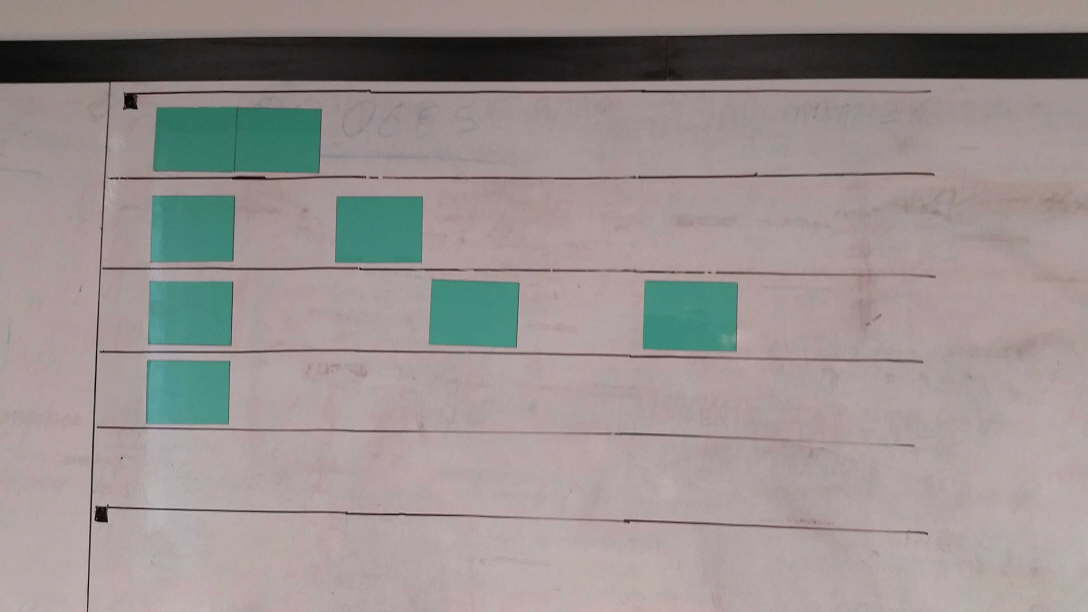
#> input picture a.jpg, 3264 x 1836 px (shown at 1/3 size)
$ python -i marek.py   (imports and definitions only)
#> lines starting #> are read from the running program, lines starting #| are printed output that depends on the picture; after the words box and inside, x2 and y2 are one past the last pixel; in counts of white or black regions, pixels touching at a corner belong together
from functools import reduce
from math import degrees, sin, cos
from time import time

from skimage import img_as_float
from skimage.io import imread
from skimage.color import rgb2hsv, label2rgb
from skimage.morphology import dilation, erosion, disk
from skimage.transform import ProjectiveTransform, resize, warp
from skimage.measure import label, regionprops
from numpy import logical_and, array
import matplotlib.pyplot as plt

from utils import make_colormap, show_images


class MarekSolution:
    WIDTH, HEIGHT = 1000, 500
    mini_selem = disk(3)
    selem = disk(6)

    COLOR_BLOCKS = {
        #'name': (hue_start, hue_end)
        'green': (0.4, 0.6),
        'yellow': (0.05, 0.18),
    }

    def __init__(self, filename, scale=None):
#> called with filename = 'a.jpg'
        img = imread(filename)
#> img is the input picture: shape (1836, 3264, 3); mean R, G, B 152.2, 144.4, 142.7
        if scale:
            h = img.shape[0] * scale
            w = img.shape[1] * scale
            img = resize(img, (w, h), anti_aliasing=True)
        self.img = img_as_float(img)
        self.hsv = rgb2hsv(self.img)
#> self.hsv: shape (1836, 3264, 3) float64; mean of channels 0, 1, 2 0.198, 0.122, 0.614

    def crop_image(self, debug=False, with_img=False):
        t0 = time()
        corners = self._find_corners()
        t1 = time()
        corner_points = self._get_positions_of_corners(corners)
        t2 = time()
        center_points = self._get_center_of_image(corner_points)
        t3 = time()

        if debug:
            print('find corners: %8.3f' % (t1 - t0))
            print('get positions of corners: %8.3f' % (t2 - t1))
            print('find center: %8.3f' % (t3 - t2))

            plt.figure(figsize=(20, 10))
            plt.imshow(label2rgb(corners, self.img))
            plt.plot([x for x,y in corner_points], [y for x,y in corner_points], '.w')
            plt.plot(center_points[0], center_points[1], '+w')
            plt.show()

        t4 = time()
        tform = self._make_transform_to_crop(corner_points, center_points)
        t5 = time()
        if with_img:
            self.crop_img = warp(self.img, tform, output_shape=(self.HEIGHT, self.WIDTH))
        self.crop_hsv = warp(self.hsv, tform, output_shape=(self.HEIGHT, self.WIDTH))
        t6 = time()

        if debug:
            print('make transform to crop: %8.3f' % (t5 - t4))
            print('crop and transform: %8.3f' % (t6 - t5))
            print('total: %8.3f' % (t3 - t0 + t6 - t4))


    # [58 lines left out: functions find_blocks, transform_blocks_to_json, not called in this run]

    def _find_corners(self):
        hsv = self.hsv
        h = hsv[:,:,0]
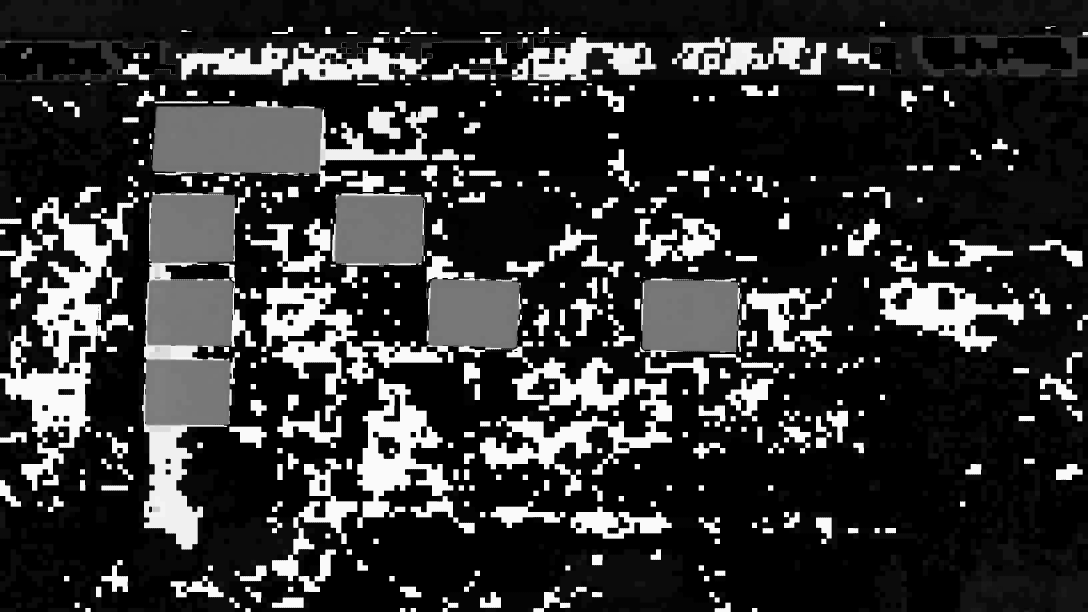
#> h: shape (1836, 3264) float64 (shown at 1/3 size); min 0, max 0.994, mean 0.198
        s = hsv[:,:,1]
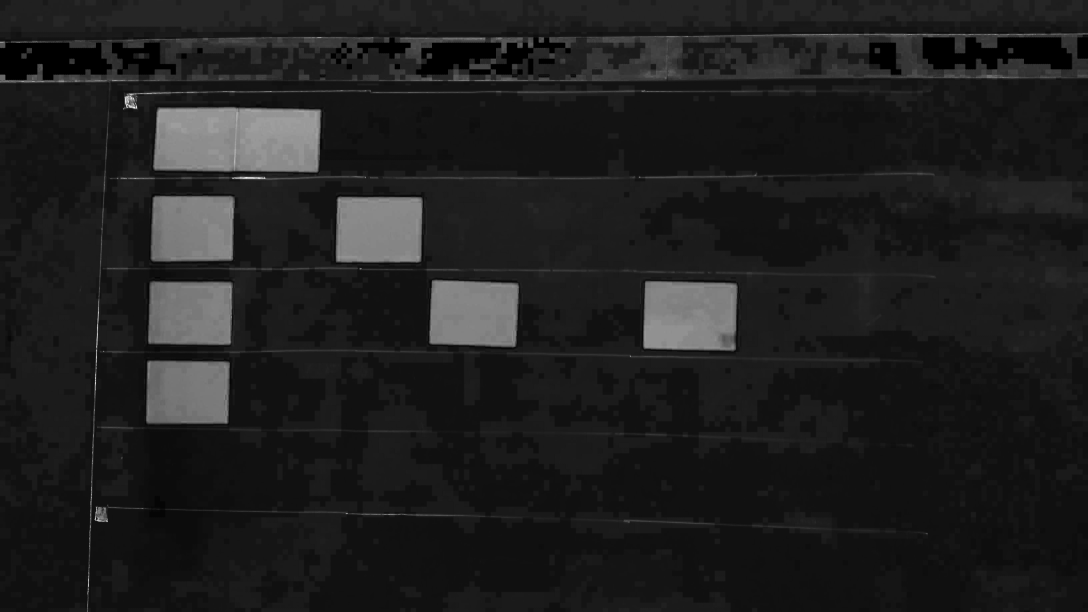
#> s: shape (1836, 3264) float64 (shown at 1/3 size); min 0, max 1, mean 0.122
        v = hsv[:,:,2]
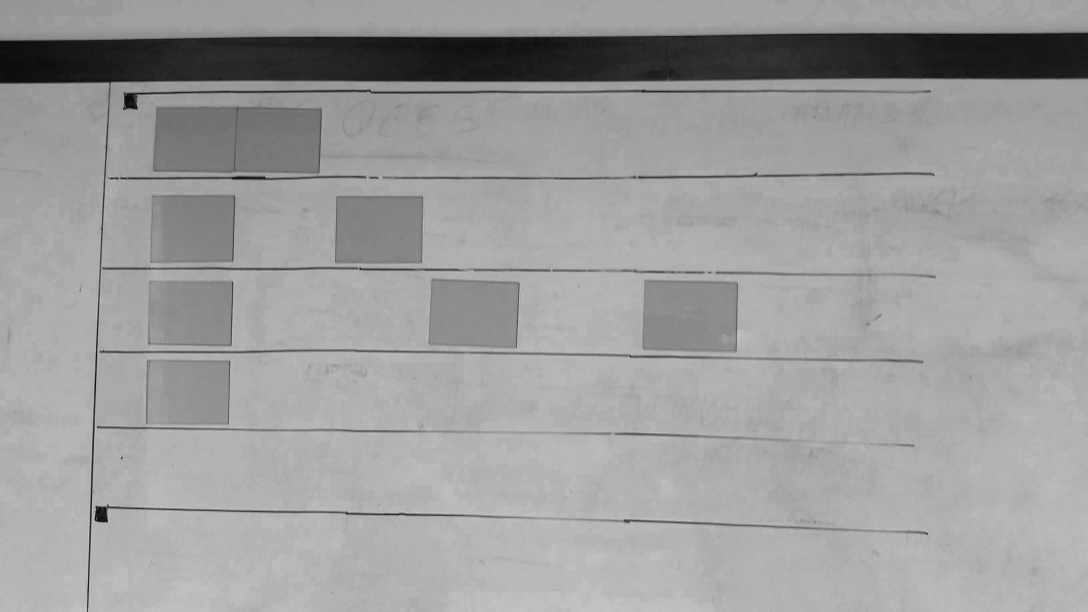
#> v: shape (1836, 3264) float64 (shown at 1/3 size); min 0.0157, max 0.827, mean 0.614

        corners_mask = logical_and(
            logical_and(s > 0.2, v > 0.3),
            logical_and(h > 0.8, h < 0.95),
        )
#> corners_mask: shape (1836, 3264) bool; every value is 0
        corners_mask = dilation(corners_mask, self.selem)
        corners = label(corners_mask)
#> corners: shape (1836, 3264) int32; every value is 0
        return corners

    def _get_positions_of_corners(self, corners):
        tmp_points = []
        for region in regionprops(corners):
            y, x = region.centroid
            tmp_points.append((x, y))
#> this loop made 0 passes
#> after the loop, tmp_points = []
#> (the run stopped early here; a loop or call above may not have finished)

$ run again, on b.jpg
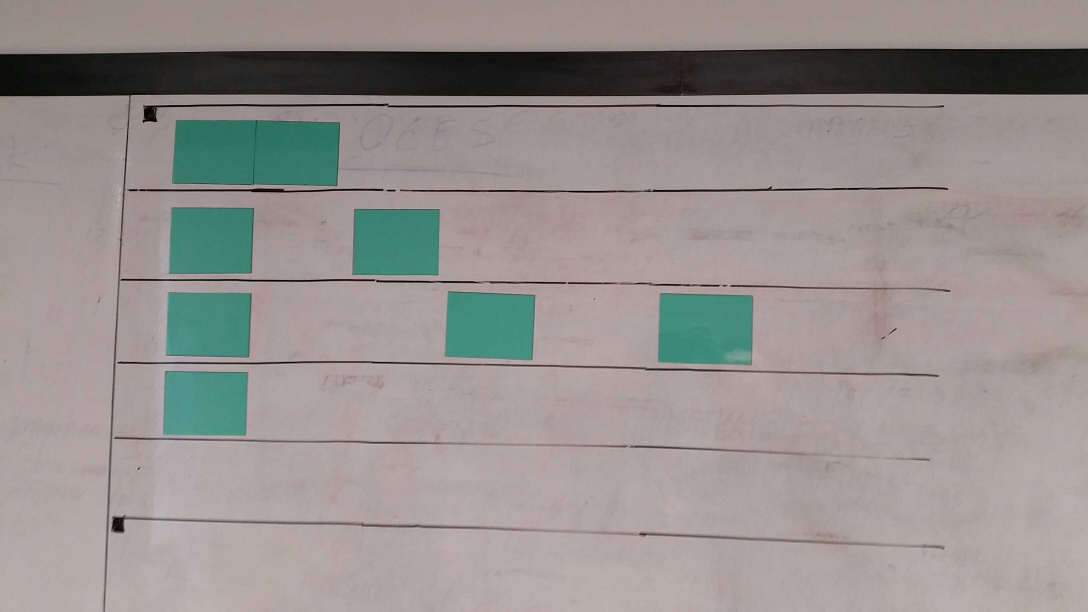
#> input picture b.jpg, 3264 x 1836 px (shown at 1/3 size)
#> in __init__, img is the input picture: shape (1836, 3264, 3); mean R, G, B 150.7, 144.2, 142
#> self.hsv: shape (1836, 3264, 3) float64; mean of channels 0, 1, 2 0.135, 0.122, 0.609
#> in _find_corners, `s = hsv[:,:,1]`:
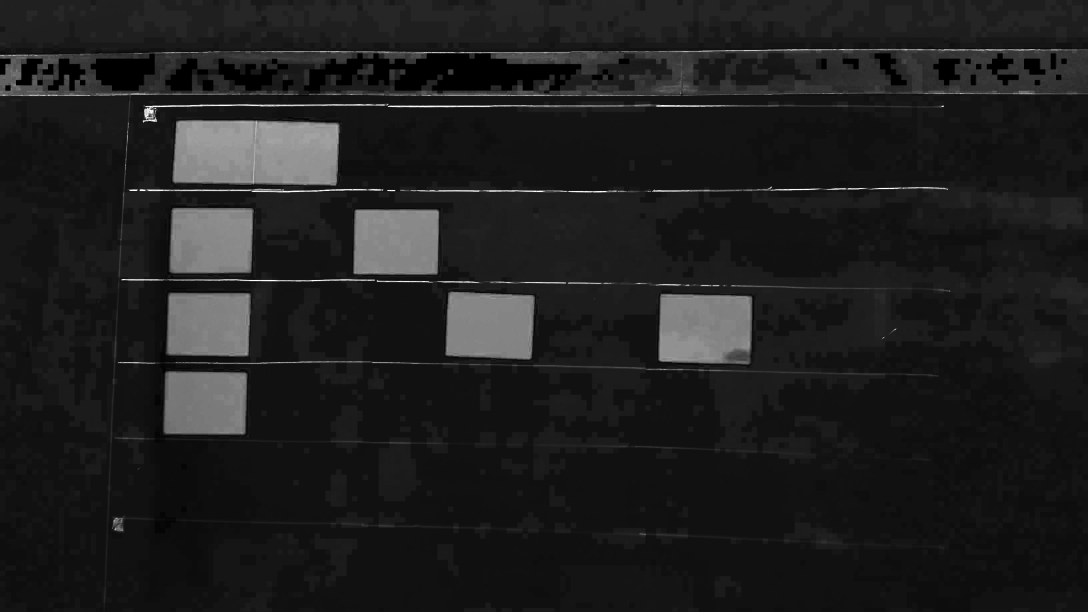
#> s: shape (1836, 3264) float64 (shown at 1/3 size); min 0, max 1, mean 0.122
#> in _find_corners, `v = hsv[:,:,2]`:
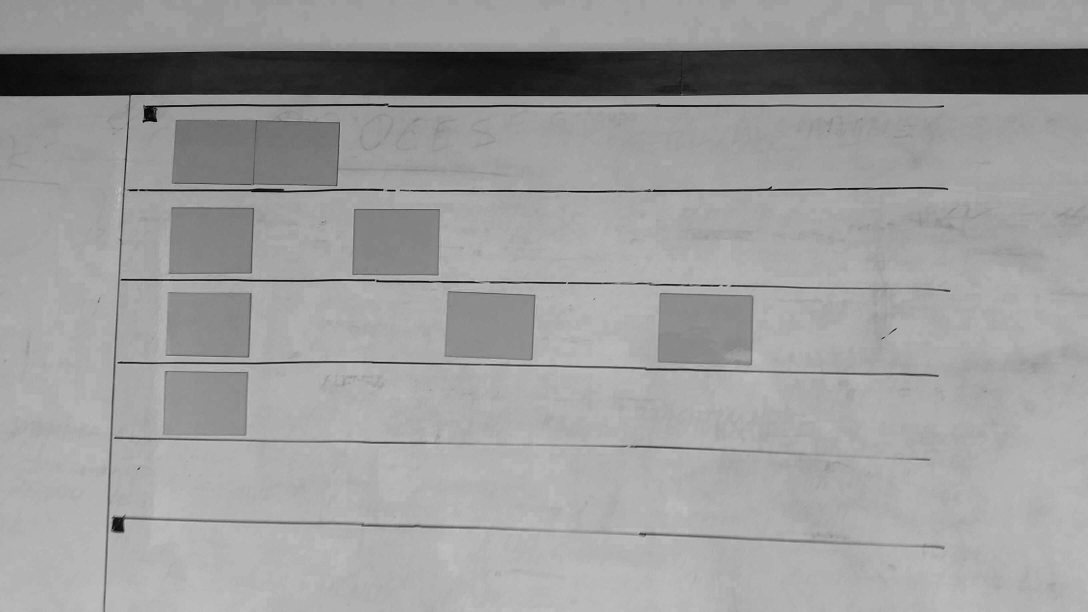
#> v: shape (1836, 3264) float64 (shown at 1/3 size); min 0.00392, max 0.808, mean 0.609
#> corners_mask: shape (1836, 3264) bool; every value is 0
#> corners: shape (1836, 3264) int32; every value is 0
#> after the loop in _get_positions_of_corners, `for region in regionprops(corners):`: tmp_points = []

$ run again, on c.jpg
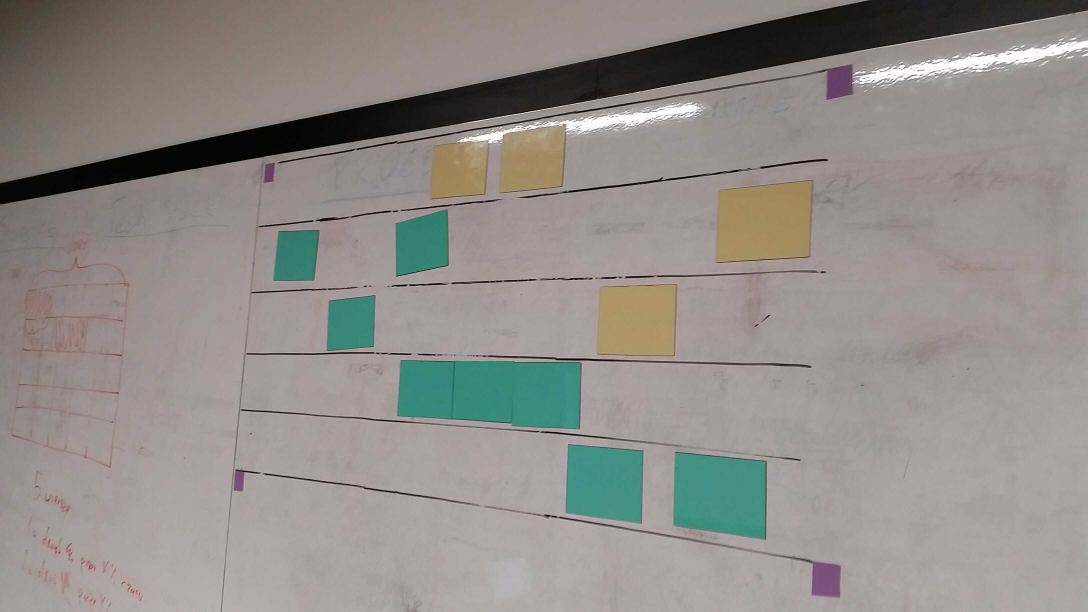
#> input picture c.jpg, 3264 x 1836 px (shown at 1/3 size)
#> in __init__, img is the input picture: shape (1836, 3264, 3); mean R, G, B 146, 140.8, 136.9
#> self.hsv: shape (1836, 3264, 3) float64; mean of channels 0, 1, 2 0.0956, 0.114, 0.587
#> in _find_corners, `corners_mask = logical_and( logical_and(s > 0.2, v > 0.3), logical_and..`:
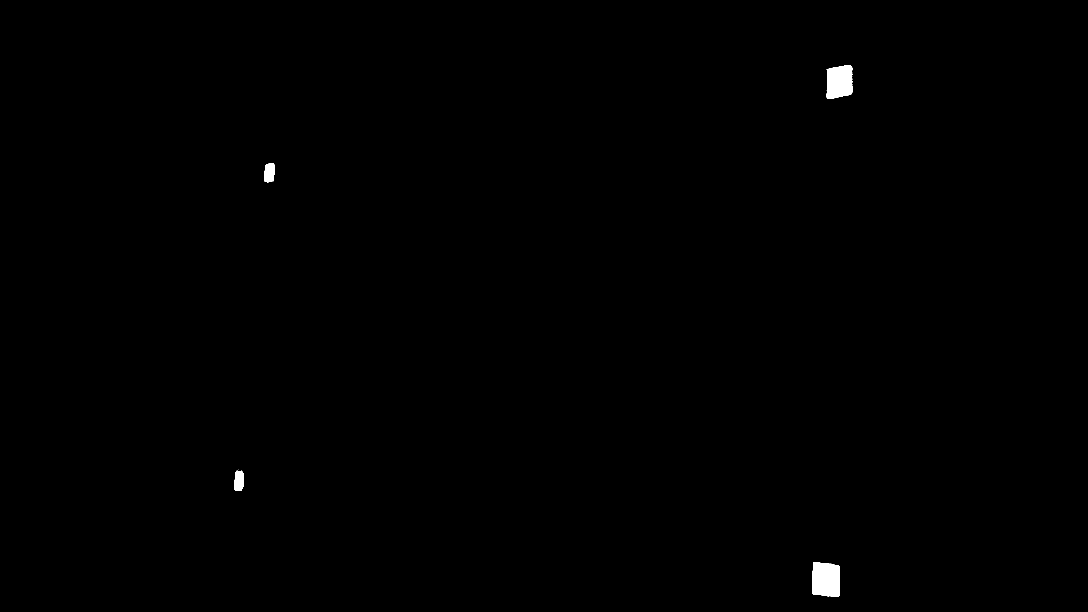
#> corners_mask: shape (1836, 3264) bool (shown at 1/3 size); 0.29% white; 8 white regions (4 under 20 px), largest, box (x1, y1, x2, y2) and area: (2436, 1686, 2520, 1791) 7829, (2480, 195, 2559, 297) 6814, (793, 490, 824, 548) 1486, (703, 1412, 731, 1472) 1456
#> in _find_corners, `corners_mask = dilation(corners_mask, self.selem)`:
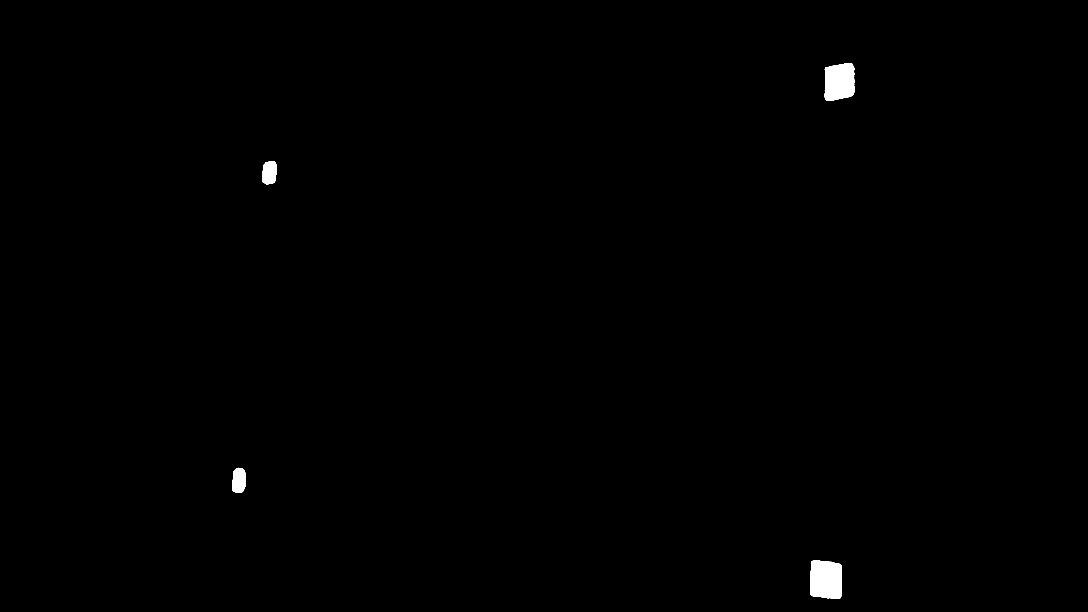
#> corners_mask: shape (1836, 3264) bool (shown at 1/3 size); 0.4% white; 4 white regions, box (x1, y1, x2, y2) and area: (2430, 1680, 2526, 1797) 10026, (2474, 189, 2565, 303) 8885, (697, 1403, 737, 1478) 2564, (787, 484, 830, 554) 2534
#> corners: shape (1836, 3264) int32; 5 distinct labels, from 0 to 4
#> the loop in _get_positions_of_corners, `for region in regionprops(corners):` made 4 passes
#> (y, x) on passes 1 to 4: (245.3, 2518), (518, 808), (1441.2, 716.5), (1738.7, 2477.7)
#> after the loop in _get_positions_of_corners, `for region in regionprops(corners):`: tmp_points = [(2518, 245.3), (808, 518), (716.5, 1441.2), (2477.7, 1738.7)]
#> corner_points has the same summary as tmp_points in _get_positions_of_corners
#> len_points = 4
#> sx = 6520.2; sy = 3943.2
#> center_points = (1630, 985.8)
#> cenx = 1630; ceny = 985.8
#> the loop in _get_points_to_transform, `for x, y in points:` made 4 passes
#> after the loop in _get_points_to_transform, `for x, y in points:`: dst_points = [[807, 517], [716, 1441], [2477, 1738], [2518, 245]]
#> self.crop_hsv: shape (500, 1000, 3) float64; mean of channels 0, 1, 2 0.141, 0.163, 0.618
